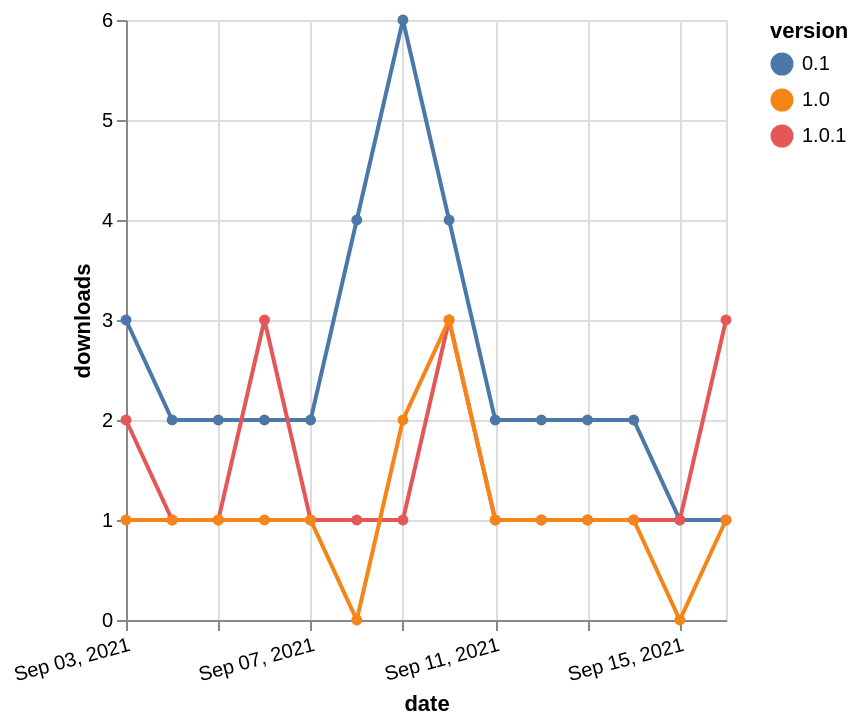

Source (Vega-Lite JSON):
### Vega-Lite specification from a JSON file in a GitHub repository (floating-point values rounded to 4 significant figures)
{"$schema": "https://vega.github.io/schema/vega-lite/v5.json", "description": "A simple bar chart with embedded data.", "data": {"values": [{"date": "2021-09-03", "total": 2996, "delta": 3, "version": "0.1"}, {"date": "2021-09-04", "total": 2998, "delta": 2, "version": "0.1"}, {"date": "2021-09-05", "total": 3000, "delta": 2, "version": "0.1"}, {"date": "2021-09-06", "total": 3002, "delta": 2, "version": "0.1"}, {"date": "2021-09-07", "total": 3004, "delta": 2, "version": "0.1"}, {"date": "2021-09-08", "total": 3008, "delta": 4, "version": "0.1"}, {"date": "2021-09-09", "total": 3014, "delta": 6, "version": "0.1"}, {"date": "2021-09-10", "total": 3018, "delta": 4, "version": "0.1"}, {"date": "2021-09-11", "total": 3020, "delta": 2, "version": "0.1"}, {"date": "2021-09-12", "total": 3022, "delta": 2, "version": "0.1"}, {"date": "2021-09-13", "total": 3024, "delta": 2, "version": "0.1"}, {"date": "2021-09-14", "total": 3026, "delta": 2, "version": "0.1"}, {"date": "2021-09-15", "total": 3027, "delta": 1, "version": "0.1"}, {"date": "2021-09-16", "total": 3028, "delta": 1, "version": "0.1"}, {"date": "2021-09-03", "total": 617, "delta": 2, "version": "1.0.1"}, {"date": "2021-09-04", "total": 618, "delta": 1, "version": "1.0.1"}, {"date": "2021-09-05", "total": 619, "delta": 1, "version": "1.0.1"}, {"date": "2021-09-06", "total": 622, "delta": 3, "version": "1.0.1"}, {"date": "2021-09-07", "total": 623, "delta": 1, "version": "1.0.1"}, {"date": "2021-09-08", "total": 624, "delta": 1, "version": "1.0.1"}, {"date": "2021-09-09", "total": 625, "delta": 1, "version": "1.0.1"}, {"date": "2021-09-10", "total": 628, "delta": 3, "version": "1.0.1"}, {"date": "2021-09-11", "total": 629, "delta": 1, "version": "1.0.1"}, {"date": "2021-09-12", "total": 630, "delta": 1, "version": "1.0.1"}, {"date": "2021-09-13", "total": 631, "delta": 1, "version": "1.0.1"}, {"date": "2021-09-14", "total": 632, "delta": 1, "version": "1.0.1"}, {"date": "2021-09-15", "total": 633, "delta": 1, "version": "1.0.1"}, {"date": "2021-09-16", "total": 636, "delta": 3, "version": "1.0.1"}, {"date": "2021-09-03", "total": 332, "delta": 1, "version": "1.0"}, {"date": "2021-09-04", "total": 333, "delta": 1, "version": "1.0"}, {"date": "2021-09-05", "total": 334, "delta": 1, "version": "1.0"}, {"date": "2021-09-06", "total": 335, "delta": 1, "version": "1.0"}, {"date": "2021-09-07", "total": 336, "delta": 1, "version": "1.0"}, {"date": "2021-09-08", "total": 336, "delta": 0, "version": "1.0"}, {"date": "2021-09-09", "total": 338, "delta": 2, "version": "1.0"}, {"date": "2021-09-10", "total": 341, "delta": 3, "version": "1.0"}, {"date": "2021-09-11", "total": 342, "delta": 1, "version": "1.0"}, {"date": "2021-09-12", "total": 343, "delta": 1, "version": "1.0"}, {"date": "2021-09-13", "total": 344, "delta": 1, "version": "1.0"}, {"date": "2021-09-14", "total": 345, "delta": 1, "version": "1.0"}, {"date": "2021-09-15", "total": 345, "delta": 0, "version": "1.0"}, {"date": "2021-09-16", "total": 346, "delta": 1, "version": "1.0"}]}, "width": "container", "mark": {"type": "line", "point": {"filled": true}}, "encoding": {"x": {"field": "date", "type": "temporal", "timeUnit": "yearmonthdate", "title": "date", "axis": {"labelAngle": -15}}, "y": {"field": "delta", "type": "quantitative", "title": "downloads"}, "color": {"field": "version", "type": "nominal"}, "tooltip": {"field": "delta"}}}
